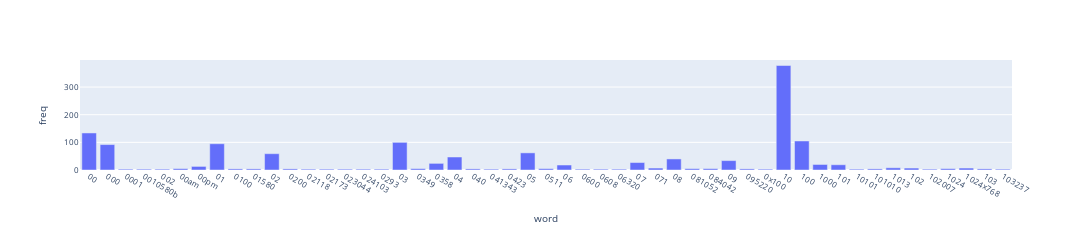

This figure's notebook cell:
### Markdown cell above
### >>> **Exercise 13 (take home):** 
The chart above only contains 300 vocabulary in the documents, and it's already computationally intensive to both compute and visualize. Can you efficiently reduce the number of terms you want to visualize as an exercise.

### Code cell
# Answer here
high_term_frequencies_df = term_frequencies_df[term_frequencies_df["freq"] > 2] #choose words with frequency greater than 2

fig = px.bar(high_term_frequencies_df,x="word",y="freq")
fig.update_layout(width=1200,height=250,font_size = 8)
fig.show()

### Figure 1 — Plotly figure (JSON) as saved in the notebook; plotly's stock layout.template omitted (floating-point values rounded to 4 significant figures)
{"data": [{"alignmentgroup": "True", "hovertemplate": "word=%{x}<br>freq=%{y}<extra></extra>", "legendgroup": "", "marker": {"color": "#636efa", "pattern": {"shape": ""}}, "name": "", "offsetgroup": "", "orientation": "v", "showlegend": false, "textposition": "auto", "type": "bar", "x": ["00", "000", "0001", "0010580b", "002", "00am", "00pm", "01", "0100", "01580", "02", "0200", "02118", "02173", "023044", "024103", "0293", "03", "0349", "0358", "04", "040", "041343", "0423", "05", "0511", "06", "0600", "0608", "06320", "07", "071", "08", "081052", "084042", "09", "095220", "0x100", "10", "100", "1000", "101", "10101", "101010", "1013", "102", "102007", "1024", "1024x768", "103", "103237"], "xaxis": "x", "y": [134, 92, 3, 3, 3, 5, 13, 95, 4, 4, 59, 4, 3, 3, 3, 3, 3, 100, 5, 24, 47, 4, 3, 4, 62, 5, 18, 3, 3, 3, 27, 7, 40, 5, 5, 34, 4, 3, 378, 105, 20, 19, 3, 4, 8, 7, 3, 5, 7, 4, 3], "yaxis": "y"}], "layout": {"barmode": "relative", "font": {"size": 8}, "height": 250, "legend": {"tracegroupgap": 0}, "margin": {"t": 60}, "width": 1200, "xaxis": {"anchor": "y", "domain": [0, 1], "title": {"text": "word"}}, "yaxis": {"anchor": "x", "domain": [0, 1], "title": {"text": "freq"}}}}
